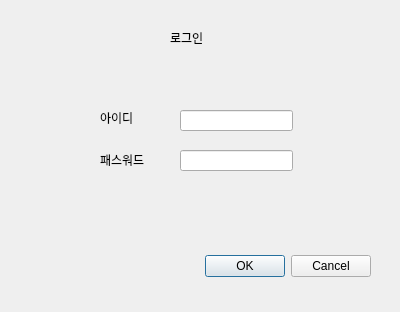
<?xml version="1.0" encoding="UTF-8"?>
<ui version="4.0">
 <class>Dialog</class>
 <widget class="QDialog" name="Dialog">
  <property name="geometry">
   <rect>
    <x>0</x>
    <y>0</y>
    <width>400</width>
    <height>312</height>
   </rect>
  </property>
  <property name="windowTitle">
   <string>Dialog</string>
  </property>
  <widget class="QDialogButtonBox" name="buttonBox">
   <property name="geometry">
    <rect>
     <x>30</x>
     <y>250</y>
     <width>341</width>
     <height>32</height>
    </rect>
   </property>
   <property name="orientation">
    <enum>Qt::Horizontal</enum>
   </property>
   <property name="standardButtons">
    <set>QDialogButtonBox::Cancel|QDialogButtonBox::Ok</set>
   </property>
  </widget>
  <widget class="QLabel" name="label">
   <property name="geometry">
    <rect>
     <x>170</x>
     <y>30</y>
     <width>60</width>
     <height>16</height>
    </rect>
   </property>
   <property name="text">
    <string>로그인</string>
   </property>
  </widget>
  <widget class="QLineEdit" name="lineEdit">
   <property name="geometry">
    <rect>
     <x>180</x>
     <y>110</y>
     <width>113</width>
     <height>21</height>
    </rect>
   </property>
  </widget>
  <widget class="QLineEdit" name="lineEdit_2">
   <property name="geometry">
    <rect>
     <x>180</x>
     <y>150</y>
     <width>113</width>
     <height>21</height>
    </rect>
   </property>
  </widget>
  <widget class="QLabel" name="label_2">
   <property name="geometry">
    <rect>
     <x>100</x>
     <y>110</y>
     <width>60</width>
     <height>16</height>
    </rect>
   </property>
   <property name="text">
    <string>아이디</string>
   </property>
  </widget>
  <widget class="QLabel" name="label_3">
   <property name="geometry">
    <rect>
     <x>100</x>
     <y>150</y>
     <width>61</width>
     <height>20</height>
    </rect>
   </property>
   <property name="text">
    <string>패스워드</string>
   </property>
  </widget>
 </widget>
 <resources/>
 <connections>
  <connection>
   <sender>buttonBox</sender>
   <signal>accepted()</signal>
   <receiver>Dialog</receiver>
   <slot>accept()</slot>
   <hints>
    <hint type="sourcelabel">
     <x>248</x>
     <y>254</y>
    </hint>
    <hint type="destinationlabel">
     <x>157</x>
     <y>274</y>
    </hint>
   </hints>
  </connection>
  <connection>
   <sender>buttonBox</sender>
   <signal>rejected()</signal>
   <receiver>Dialog</receiver>
   <slot>reject()</slot>
   <hints>
    <hint type="sourcelabel">
     <x>316</x>
     <y>260</y>
    </hint>
    <hint type="destinationlabel">
     <x>286</x>
     <y>274</y>
    </hint>
   </hints>
  </connection>
 </connections>
</ui>
